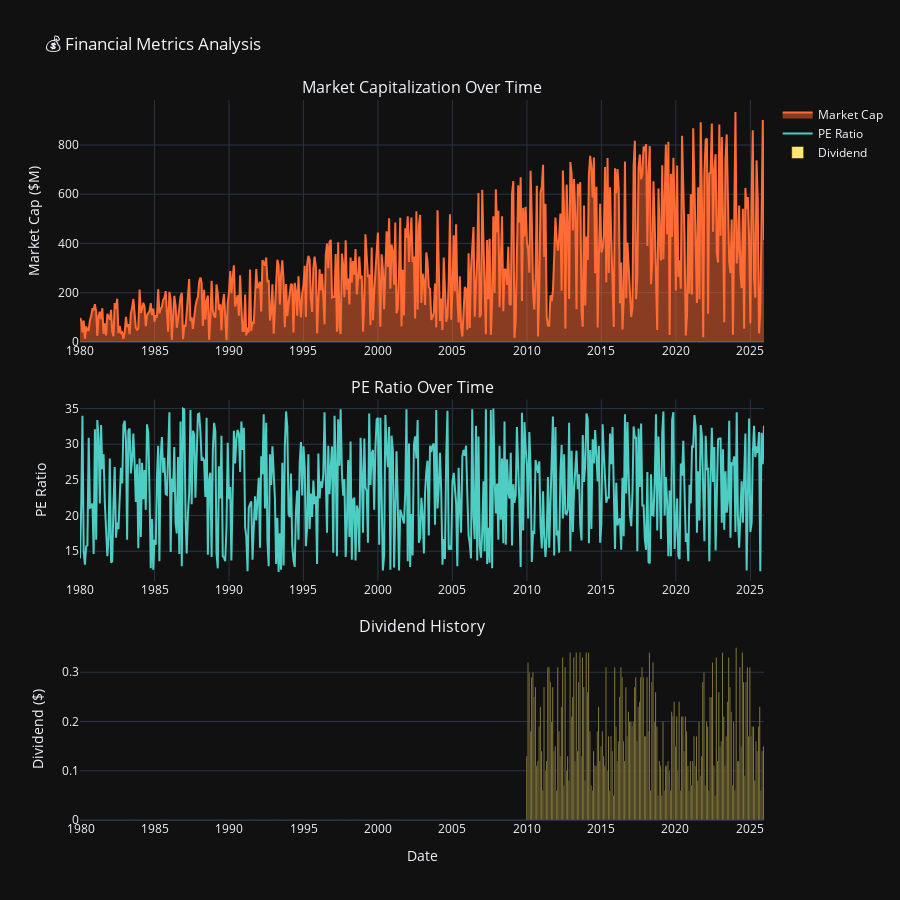

Notebook cell for this chart:
### Markdown cell above
## 5. 📊 Financial Metrics Analysis

### Code cell
# Financial Metrics Visualization
fig = make_subplots(
    rows=3, cols=1,
    subplot_titles=('Market Capitalization Over Time', 'PE Ratio Over Time', 'Dividend History'),
    vertical_spacing=0.08,
    row_heights=[0.4, 0.3, 0.3]
)

# Market Cap
fig.add_trace(
    go.Scatter(
        x=df.index,
        y=df['Market Cap ($M)'],
        mode='lines',
        name='Market Cap',
        line=dict(color='#FF6B35', width=2),
        fill='tozeroy'
    ),
    row=1, col=1
)

# PE Ratio
fig.add_trace(
    go.Scatter(
        x=df.index,
        y=df['PE Ratio'],
        mode='lines',
        name='PE Ratio',
        line=dict(color='#4ECDC4', width=2)
    ),
    row=2, col=1
)

# Dividends
fig.add_trace(
    go.Bar(
        x=df.index,
        y=df['Dividend'],
        name='Dividend',
        marker_color='#FFE66D'
    ),
    row=3, col=1
)

fig.update_layout(
    title='💰 Financial Metrics Analysis',
    height=900,
    showlegend=True,
    template='plotly_dark'
)

fig.update_yaxes(title_text="Market Cap ($M)", row=1, col=1)
fig.update_yaxes(title_text="PE Ratio", row=2, col=1)
fig.update_yaxes(title_text="Dividend ($)", row=3, col=1)
fig.update_xaxes(title_text="Date", row=3, col=1)

fig.show()

### Figure 1 — Plotly figure (JSON) as saved in the notebook; plotly's stock layout.template omitted (floating-point values rounded to 4 significant figures; data arrays with more than 128 entries replaced by an {"elided": "..."} marker saying what was removed)
{"data": [{"fill": "tozeroy", "line": {"color": "#FF6B35", "width": 2}, "mode": "lines", "name": "Market Cap", "type": "scatter", "x": {"elided": "552 str values"}, "xaxis": "x", "y": {"elided": "552 float values"}, "yaxis": "y"}, {"line": {"color": "#4ECDC4", "width": 2}, "mode": "lines", "name": "PE Ratio", "type": "scatter", "x": {"elided": "552 str values"}, "xaxis": "x2", "y": {"elided": "552 float values"}, "yaxis": "y2"}, {"marker": {"color": "#FFE66D"}, "name": "Dividend", "type": "bar", "x": {"elided": "552 str values"}, "xaxis": "x3", "y": {"elided": "552 float values"}, "yaxis": "y3"}], "layout": {"annotations": [{"font": {"size": 16}, "showarrow": false, "text": "Market Capitalization Over Time", "x": 0.5, "xanchor": "center", "xref": "paper", "y": 1, "yanchor": "bottom", "yref": "paper"}, {"font": {"size": 16}, "showarrow": false, "text": "PE Ratio Over Time", "x": 0.5, "xanchor": "center", "xref": "paper", "y": 0.584, "yanchor": "bottom", "yref": "paper"}, {"font": {"size": 16}, "showarrow": false, "text": "Dividend History", "x": 0.5, "xanchor": "center", "xref": "paper", "y": 0.252, "yanchor": "bottom", "yref": "paper"}], "height": 900, "showlegend": true, "title": {"text": "💰 Financial Metrics Analysis"}, "xaxis": {"anchor": "y", "domain": [0, 1]}, "xaxis2": {"anchor": "y2", "domain": [0, 1]}, "xaxis3": {"anchor": "y3", "domain": [0, 1], "title": {"text": "Date"}}, "yaxis": {"anchor": "x", "domain": [0.664, 1], "title": {"text": "Market Cap ($M)"}}, "yaxis2": {"anchor": "x2", "domain": [0.332, 0.584], "title": {"text": "PE Ratio"}}, "yaxis3": {"anchor": "x3", "domain": [0, 0.252], "title": {"text": "Dividend ($)"}}}}
